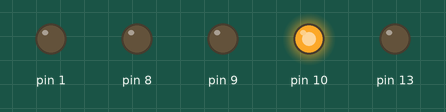
A sketch run on a simulated Arduino Uno, built with avr-gcc and run on an emulated ATmega328P. Parts: output pins drawn as LEDs (lit = HIGH).

Above: at 0.05 s.
At 6.5 s:
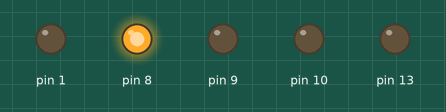
At 12.95 s:
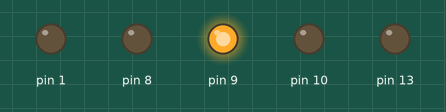
Timing chart, 0 to 16.9 s (numbered marks = the images above):
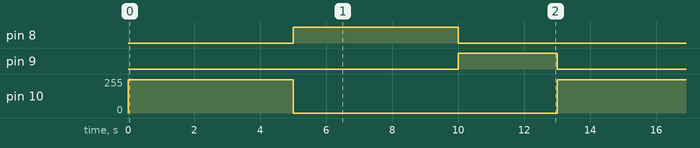

The sketch:

sem_foro_simples_1.ino
```cpp
#define ledRed  10
#define ledYew  9
#define ledGre  8
#define maximo 250
#define minimo 0

void setup() {
  pinMode(1, OUTPUT);
  pinMode(9, OUTPUT);
  pinMode(8, OUTPUT);
  pinMode(13, OUTPUT);
}

void fechado(int tmp) {
  for (int i = minimo; i < maximo; i++) {
    analogWrite(10, i);
  }
  digitalWrite(9, LOW);
  digitalWrite(8, LOW);
  delay(tmp);
}

void aberto(int tmp) {
  digitalWrite(10, LOW);
  digitalWrite(9, LOW);
  digitalWrite(8, HIGH);
  delay(tmp);
}

void atencao(int tmp) {
  digitalWrite(10, LOW);
  digitalWrite(9, HIGH);
  digitalWrite(8, LOW);
  delay(tmp);
}

void loop() {
  fechado(5000);
  aberto(5000);
  atencao(3000);
}
```

Measured:
- by itself, pin 8: alternates HIGH for 5.0 s and LOW for 8.0 s
- by itself, pin 9: alternates HIGH for 3.0 s and LOW for 10.0 s
- by itself, pin 10: alternates 249/255 for 5.0 s and 0/255 for 8.0 s
